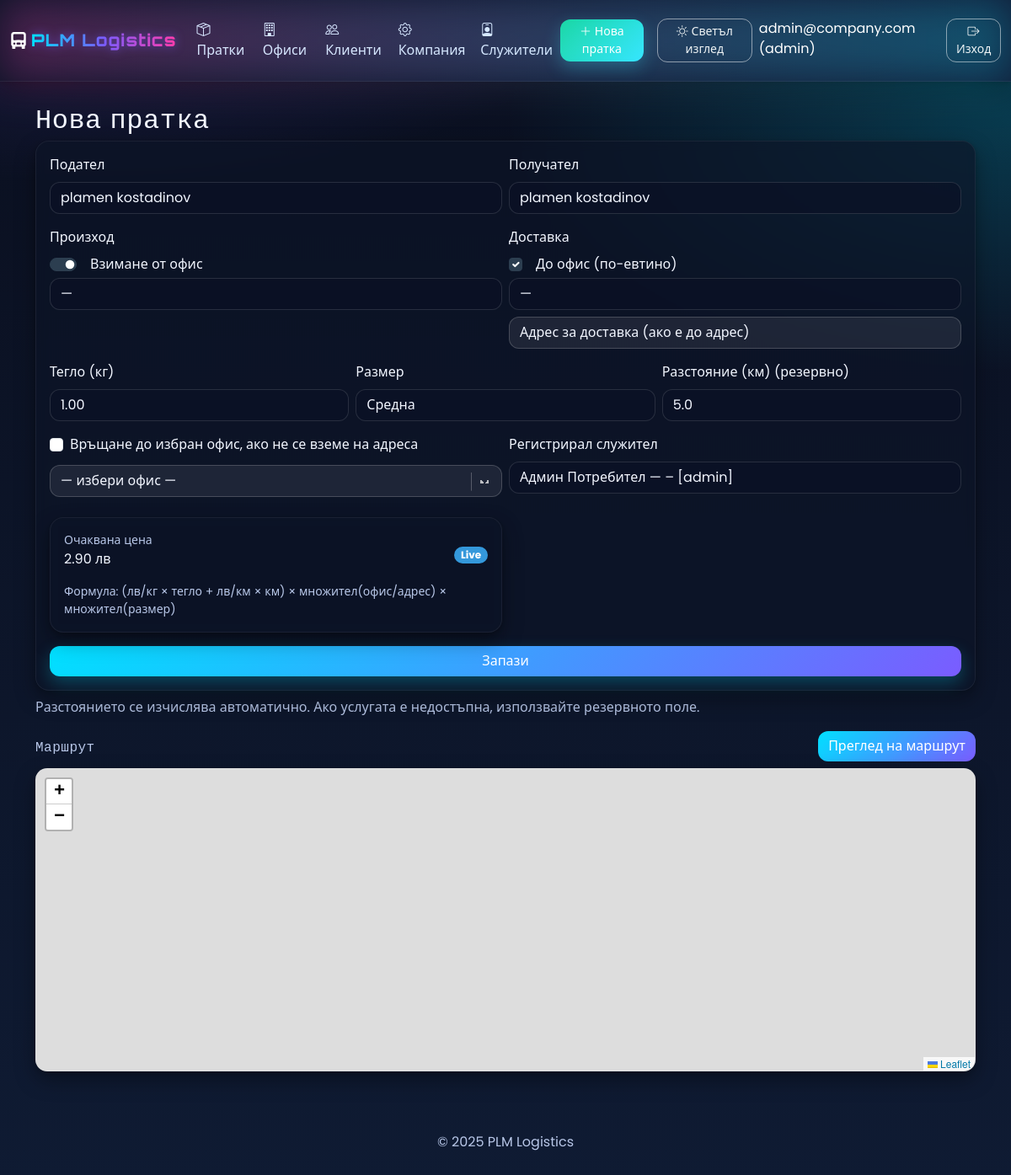
Screenshot of /shipments/new (signed in) with the database file from the repository.
### tables this page shows
CREATE TABLE users (
    id INTEGER PRIMARY KEY AUTOINCREMENT,
    email TEXT UNIQUE NOT NULL,
    password_hash TEXT NOT NULL,
    role TEXT NOT NULL CHECK(role IN ('employee','client','admin','courier')),
    created_at TEXT NOT NULL DEFAULT (datetime('now'))
);

CREATE TABLE company (
    id INTEGER PRIMARY KEY CHECK (id = 1),
    name TEXT NOT NULL,
    office_delivery_multiplier REAL NOT NULL DEFAULT 1.0,
    address_delivery_multiplier REAL NOT NULL DEFAULT 1.4,
    base_price_per_kg REAL NOT NULL DEFAULT 2.50,
    per_km_rate REAL NOT NULL DEFAULT 0.40,
    size_multiplier_s REAL NOT NULL DEFAULT 0.90,
    size_multiplier_m REAL NOT NULL DEFAULT 1.00,
    size_multiplier_l REAL NOT NULL DEFAULT 1.20
);

### app/utils/auth.py (the view)
        def wrapper(*args, **kwargs):
            user = current_user()
            if not user:
                return redirect(url_for('auth.login', next=request.path))
            if roles and user['role'] not in roles:
                abort(403)
            return fn(*args, **kwargs)

### app/db.py (called while the page is built)
def ensure_file_exists(pathlike):
    p = Path(pathlike)
    if not p.exists():
        p.touch()

def get_db():
    if "db" not in g:
        db_path = current_app.config["DATABASE"]
        g.db = sqlite3.connect(db_path)
        g.db.row_factory = sqlite3.Row
    return g.db

def init_schema():
    db = get_db()
    db.executescript(SCHEMA_SQL)
    if not db.execute("SELECT 1 FROM company WHERE id=1").fetchone():
        db.execute("INSERT INTO company (id, name) VALUES (1, ?)", ("PLM Logistics",))
    if not db.execute("SELECT 1 FROM users WHERE role='admin'").fetchone():
        from werkzeug.security import generate_password_hash
        db.execute(
            "INSERT INTO users(email, password_hash, role) VALUES (?,?, 'admin')",
            ("admin@company.com", generate_password_hash("admin123")),
        )
    db.commit()

### app/utils/auth.py (called while the page is built)
def current_user():
    uid = session.get("user_id")
    if not uid:
        return None
    db = get_db()
    return db.execute("SELECT * FROM users WHERE id=?", (uid,)).fetchone()

def login_required(roles=None):
    def decorator(fn):
        def wrapper(*args, **kwargs):
            user = current_user()
            if not user:
                return redirect(url_for('auth.login', next=request.path))
            if roles and user['role'] not in roles:
                abort(403)
            return fn(*args, **kwargs)
        wrapper.__name__ = fn.__name__
        return wrapper
    return decorator

### templates/shipments_form.html (shortened to what this page needs)
{% extends 'layout.html' %}
{% block content %}
<h3>Нова пратка</h3>
<form method="post" class="card p-3" action="{{ url_for('shipments.shipments_new') }}">
  <div class="row g-2">
    <div class="col-md-6">
      <label class="form-label">Подател</label>
      <select name="sender_client_id" class="form-select" required>
        {% for c in clients %}
          <option value="{{ c.id }}">{{ c.name }}</option>
        {% endfor %}
      </select>
    </div>
    <div class="col-md-6">
      <label class="form-label">Получател</label>
      <select name="recipient_client_id" class="form-select" required>
        {% for c in clients %}
          <option value="{{ c.id }}">{{ c.name }}</option>
        {% endfor %}
      </select>
    </div>
  </div>
  <div class="row g-2 mt-2">
    <div class="col-md-6">
      <label class="form-label">Произход</label>
      <div class="form-check form-switch">
        <input class="form-check-input" type="checkbox" id="pickup_from_office" name="pickup_from_office" checked>
        <label class="form-check-label ms-2" for="pickup_from_office">Взимане от офис</label>
      </div>
      <select id="origin_office_select" name="origin_office_id" class="form-select mt-1">
        <option value="">—</option>
      </select>
    </div>
    <div class="col-md-6">
      <label class="form-label">Доставка</label>
      <div class="form-check">
        <input class="form-check-input" type="checkbox" id="to_office" name="to_office" checked>
        <label class="form-check-label ms-2" for="to_office">До офис (по-евтино)</label>
      </div>
      <select name="destination_office_id" id="destination_office_id" class="form-select mt-1">
        <option value="">—</option>
      </select>
      <div class="position-relative">
        <input id="delivery_address_input" name="delivery_address" class="form-control mt-2"
               placeholder="Адрес за доставка (ако е до адрес)" autocomplete="off">
      </div>
    </div>
  </div>
  <div class="row g-2 mt-2">
    <div class="col-md-4">
      <label class="form-label">Тегло (кг)</label>
      <input id="weight_kg" name="weight_kg" type="number" min="0.01" step="0.01"
             class="form-control" value="1.00" required>
    </div>
    <div class="col-md-4">
      <label class="form-label">Размер</label>
      <select id="size" name="size" class="form-select">
        <option value="M" selected>Средна</option>
      </select>
    </div>
    <div class="col-md-4">
      <label class="form-label">Разстояние (км) (резервно)</label>
      <input id="distance_km" name="distance_km" type="number" min="0" step="0.1"
             class="form-control" value="5.0">
    </div>
  </div>
  <div class="row g-2 mt-2">
    <div class="col-md-6">
      <div class="form-check">
        <input class="form-check-input" type="checkbox" id="return_to_office" name="return_to_office">
        <label class="form-label" for="return_to_office">Връщане до избран офис, ако не се вземе на адреса</label>
      </div>
      <select name="return_office_id" id="return_office_id" class="form-select mt-1" disabled>
        <option value="">— избери офис —</option>
      </select>
    </div>
    <div class="col-md-6">
      <label class="form-label">Регистрирал служител</label>
      <select name="registered_by_employee_id" class="form-select">
        {% for e in employees %}
          <option value="{{ e.id }}" {% if my_emp and my_emp.id == e.id %}selected{% endif %}>
            {{ e.name }} — {{ e.office_name }} [{{ e.role }}]
          </option>
        {% endfor %}
      </select>
    </div>
  </div>
  <div class="row g-2 mt-3">
    <div class="col-md-6">
      <div class="card">
        <div class="card-body">
          <div class="d-flex justify-content-between align-items-center">
            <div>
              <div class="small text-muted">Очаквана цена</div>
              <div id="pricePreview" class="form-label">—</div>
            </div>
            <div><span class="badge bg-info">Live</span></div>
          </div>
          <div class="small text-muted mt-2">
            Формула: (лв/кг × тегло + лв/км × км) × множител(офис/адрес) × множител(размер)
          </div>
        </div>
      </div>
    </div>
  </div>
  <button class="btn btn-primary mt-3">Запази</button>
</form>
<p class="text-muted mt-2">
  Разстоянието се изчислява автоматично. Ако услугата е недостъпна, използвайте резервното поле.
</p>
{% set OFF = namespace(v={}) %}
{% for o in offices %}
  {% set _ = OFF.v.update({
    (o.id|string): {
      "lat": o.lat,
      "lon": o.lon,
      "name": o.name,
      "city": o.city
    }
  }) %}
{% endfor %}
{% set COMPANY = {
  "base_price_per_kg": (c.base_price_per_kg if c else 2.5),
  "per_km_rate": (c.per_km_rate if c else 0.40),
  "office_delivery_multiplier": (c.office_delivery_multiplier if c else 1.0),
  "address_delivery_multiplier": (c.address_delivery_multiplier if c else 1.4),
  "size_multiplier_s": (c.size_multiplier_s if c else 0.90),
  "size_multiplier_m": (c.size_multiplier_m if c else 1.00),
  "size_multiplier_l": (c.size_multiplier_l if c else 1.20)
} %}
<div class="text-muted mt-2">
  <div class="card-body">
    <div class="d-flex justify-content-between align-items-center mb-2">
      <h6 class="mb-0">Маршрут</h6>
      <button id="previewRouteBtn" type="button" class="btn btn-primary glow">Преглед на маршрут</button>
    </div>
    <div id="map" style="height:360px;"></div>
  </div>
</div>
<link rel="stylesheet" href="https://unpkg.com/leaflet@1.9.4/dist/leaflet.css"/>
{% endblock %}

### templates/layout.html (shortened to what this page needs)
<!doctype html>
<html lang="bg">
  <head>
    <link href="https://cdn.jsdelivr.net/npm/bootswatch@5.3.3/dist/flatly/bootstrap.min.css" rel="stylesheet">
    <link href="https://cdn.jsdelivr.net/npm/bootstrap-icons@1.11.3/font/bootstrap-icons.css" rel="stylesheet">
    <link href="{{ url_for('static', filename='css/styles.css') }}" rel="stylesheet">
  </head>
  <body class="neo-bg">
    <nav class="navbar navbar-expand-lg navbar-dark neo-nav">
      <div class="container-fluid">
        <a class="navbar-brand logo" href="{{ url_for('main.dashboard') }}">
          <i class="bi bi-truck-front-fill me-1"></i><span class="brand-text">PLM Logistics</span>
        </a>
        <div class="collapse navbar-collapse" id="nav">
          <ul class="navbar-nav me-auto mb-2 mb-lg-0">
            {% if user %}
              <li class="nav-item"><a class="nav-link" href="{{ url_for('shipments.shipments_list') }}"><i class="bi bi-box-seam"></i> Пратки</a></li>
              <li class="nav-item"><a class="nav-link" href="{{ url_for('offices.offices_list') }}"><i class="bi bi-building"></i> Офиси</a></li>
              {% if user.role in ['employee','admin'] %}
              <li class="nav-item"><a class="nav-link" href="{{ url_for('customers.clients_list') }}"><i class="bi bi-people"></i> Клиенти</a></li>
              <li class="nav-item"><a class="nav-link" href="{{ url_for('company.company_form') }}"><i class="bi bi-gear"></i> Компания</a></li>
              {% endif %}
              {% if user.role == 'admin' %}
              <li class="nav-item"><a class="nav-link" href="{{ url_for('employees.employees_list') }}"><i class="bi bi-person-badge"></i> Служители</a></li>
              {% endif %}
            {% endif %}
          </ul>
          <ul class="navbar-nav me-2">
            {% if user and user.role in ['employee','admin'] %}
            <li class="nav-item me-2"><a class="btn btn-sm btn-success" href="{{ url_for('shipments.shipments_new') }}"><i class="bi bi-plus-lg"></i> Нова пратка</a></li>
            {% endif %}
          </ul>
          <ul class="navbar-nav me-2">
            <li class="nav-item">
              <button id="themeToggle" class="btn btn-sm btn-outline-light" type="button"> Светъл изглед</button>
            </li>
          </ul>
          <ul class="navbar-nav">
            {% if user %}
              <li class="nav-item"><span class="navbar-text me-2">{{ user.email }} ({{ user.role }})</span></li>
              <li class="nav-item"><a class="btn btn-sm btn-outline-light" href="{{ url_for('auth.logout') }}"><i class="bi bi-box-arrow-right"></i> Изход</a></li>
            {% endif %}
          </ul>
        </div>
      </div>
    </nav>
    <main class="container py-4 reveal">
      {% block content %}{% endblock %}
      <footer class="mt-5 py-4 text-center text-muted">
        <span>© 2025 {{ app_name }}</span>
      </footer>
    </main>
</body>
</html>

### static/css/styles.css (style rules this page uses)
:root { --neo-bg1:#0a0f1f; --neo-bg2:#0f1b33; --neo-accent:#00e0ff; --neo-accent-2:#7a5cff; --neo-hot:#ff3cac; --neo-text:#e6f1ff; --neo-muted:#8aa0c6; --radius:16px; --shadow:0 10px 25px rgba(0,0,0,.35), 0 2px 6px rgba(0,0,0,.2); }
* { box-sizing:border-box }
body { font-family:'Poppins',system-ui,Segoe UI,Roboto,Arial,sans-serif;color:var(--neo-text) }
.neo-bg { min-height:100vh; background: radial-gradient(1200px 600px at 10% -10%, rgba(122,92,255,.25), transparent 60%), radial-gradient(1000px 500px at 100% 10%, rgba(0,224,255,.2), transparent 60%), linear-gradient(180deg, var(--neo-bg1), var(--neo-bg2)); background-attachment: fixed; }
.neo-nav { background: linear-gradient(90deg, #0b1226, #101e3a); position: sticky; top:0; z-index: 1030; box-shadow: var(--shadow); border-bottom:1px solid rgba(255,255,255,.06); }
.neo-nav:before { content:''; position:absolute; inset:0; background: linear-gradient(90deg, var(--neo-hot), var(--neo-accent), var(--neo-accent-2), var(--neo-hot)); opacity:.25; mix-blend-mode: screen; filter: blur(24px); background-size: 300% 100%; animation: flow 14s linear infinite; pointer-events: none; }
.logo { font-family:'Orbitron', monospace; letter-spacing:1px; font-weight:800; position:relative }
.brand-text { background: linear-gradient(90deg, #00e0ff, #7a5cff, #ff3cac); -webkit-background-clip: text; background-clip: text; color: transparent; filter: drop-shadow(0 0 6px rgba(122,92,255,.6)); }
.card { border-radius: var(--radius); background: rgba(13,20,39,.65); border:1px solid rgba(255,255,255,.06); box-shadow: var(--shadow); -webkit-backdrop-filter: blur(6px); backdrop-filter: blur(6px); animation: rise .5s ease both; }
.btn { border-radius: 12px; border:1px solid transparent; transition: transform .08s ease, box-shadow .2s ease, background .2s ease; }
.btn-primary { background: linear-gradient(135deg, var(--neo-accent), var(--neo-accent-2)); border: none; box-shadow: 0 8px 20px rgba(0,224,255,.25); }
.btn-success { background: linear-gradient(135deg, #00d18f, #24e1ff); border:none; box-shadow: 0 8px 20px rgba(36,225,255,.25); }
.btn-outline-light { border-color: rgba(255,255,255,.5) }
.form-control,.form-select { background: rgba(11,18,38,.7); color: var(--neo-text); border-radius: 12px; border:1px solid rgba(255,255,255,.12); }
footer { color:var(--neo-muted) }
#map, #officeMap { border-radius: 14px; overflow: hidden; box-shadow: var(--shadow); border:1px solid rgba(255,255,255,.06); }
.reveal { opacity:0; transform: translateY(10px); transition: .6s ease }
.reveal.is-visible { opacity:1; transform:none }
.badge { border-radius: 10px }
.glow { box-shadow: 0 0 0 0 rgba(122,92,255,.9); animation: pulseGlow 2s ease-out infinite }
.navbar .nav-link { color:#cfe4ff }
.navbar .btn-outline-light { border-color: rgba(255,255,255,.5) }
h1,h2,h3,h4,h5,h6 { font-family:'Orbitron', monospace; letter-spacing:.5px }
:root { --neo-text:#f2f6ff; --neo-muted:#b8c7e8 }
.form-label { color:var(--neo-text) }
.navbar .navbar-brand, .navbar .navbar-text { color:#ffffff }
a { color:#7ad6ff }
::placeholder { color: #9fb3d7; opacity: 1; }
.form-control:disabled, .form-control[readonly], .form-select:disabled { background: rgba(255,255,255,0.08) !important; color: var(--neo-text) !important; -webkit-text-fill-color: var(--neo-text) !important; border-color: rgba(255,255,255,0.18) !important; opacity: 1 !important; cursor: not-allowed; }
.form-control:disabled::placeholder, .form-control[readonly]::placeholder { color: var(--neo-muted) !important; opacity: 1 !important; }
.form-select:disabled { background-image: linear-gradient(45deg, rgba(255,255,255,.7) 50%, transparent 50%), linear-gradient(135deg, transparent 50%, rgba(255,255,255,.7) 50%), linear-gradient(to right, rgba(255,255,255,.25), rgba(255,255,255,.25)) !important; background-position: calc(100% - 20px) 50%, calc(100% - 15px) 50%, calc(100% - 2.2rem) 50% !important; background-size: 5px 5px, 5px 5px, 1px 60% !important; background-repeat: no-repeat !important; }
.form-label, .form-text { color: var(--neo-text) !important; }
.text-muted { color: var(--neo-muted) !important; }
.form-check-label { color: var(--neo-text) !important; }
#pickup_address_input::placeholder, #delivery_address_input::placeholder { color: var(--neo-muted) }

### rows the page displays
users: email "admin@company.com", role "admin"
company: name "PLM Logistics"

### other values shown
form field sender_client_id "plamen kostadinov"
form field recipient_client_id "plamen kostadinov"
form field registered_by_employee_id "Админ Потребител — – [admin]"
